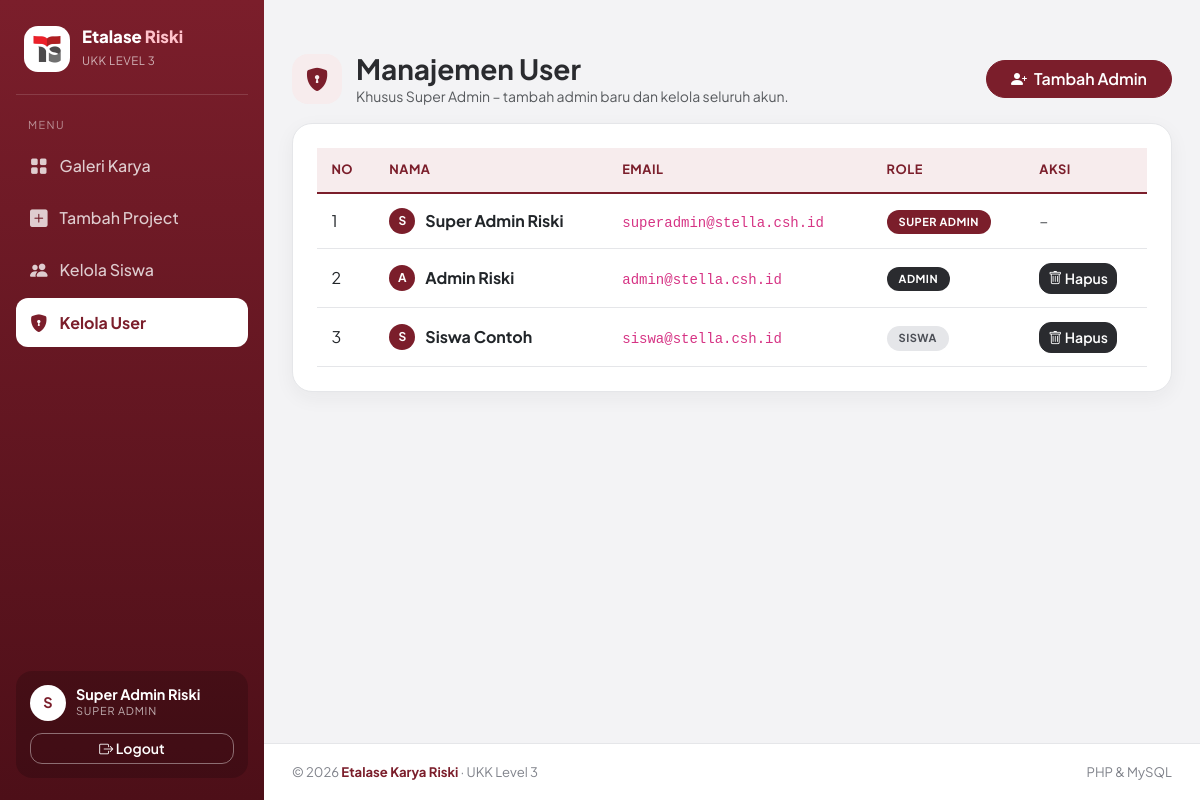
The page /admin/users.php (signed in) on the database its author committed.
### tables this page shows
CREATE TABLE IF NOT EXISTS users (
    id INT AUTO_INCREMENT PRIMARY KEY,
    nama VARCHAR(100) NOT NULL,
    email VARCHAR(100) UNIQUE NOT NULL,
    password VARCHAR(255) NOT NULL,
    role ENUM('super_admin', 'admin', 'siswa') DEFAULT 'siswa'
);

### middleware/auth_check.php (called while the page is built, shortened)
<?php
function e($value): string {
    return htmlspecialchars((string) $value, ENT_QUOTES, 'UTF-8');
}
function initial_of($name): string {
    $name = trim((string) $name);
    return $name === '' ? '?' : mb_strtoupper(mb_substr($name, 0, 1, 'UTF-8'), 'UTF-8');
}
function is_super_admin(): bool {
    return ($_SESSION['role'] ?? '') === 'super_admin';
}
function is_staff(): bool {
    return in_array($_SESSION['role'] ?? '', ['admin', 'super_admin'], true);
}

### admin/users.php (the view, shortened to what this page needs)
<?php
require_once '../config/kuis_db.php';
require_once '../middleware/auth_check.php';
$users = $pdo->query("SELECT * FROM users ORDER BY FIELD(role, 'super_admin', 'admin', 'siswa'), nama ASC")->fetchAll();
$base   = '../';
$active = 'users';
?>
<!DOCTYPE html>
<html lang="id">
<head>
    <link href="https://cdn.jsdelivr.net/npm/bootstrap@5.3.0/dist/css/bootstrap.min.css" rel="stylesheet">
    <link rel="stylesheet" href="https://cdn.jsdelivr.net/npm/bootstrap-icons@1.11.0/font/bootstrap-icons.css">
    <link rel="stylesheet" href="../assets/css/theme.css">
    <link rel="stylesheet" href="../assets/css/kelola.css">
    <link rel="stylesheet" href="../assets/css/popup.css">
</head>
<body>
<?php require __DIR__ . '/../includes/navbar.php'; ?>
<div class="container my-4">
    <div class="d-flex justify-content-between align-items-center flex-wrap gap-2 mb-3">
        <div class="page-head">
            <div class="icon-box"><i class="bi bi-shield-lock-fill"></i></div>
            <div>
                <h3 class="fw-bold mb-0">Manajemen User</h3>
                <p class="text-muted mb-0 small">Khusus Super Admin &ndash; tambah admin baru dan kelola seluruh akun.</p>
            </div>
        </div>
        <button type="button" class="btn btn-primary rounded-pill px-4" data-popup-open="popupTambahAdmin">
            <i class="bi bi-person-plus-fill me-1"></i> Tambah Admin
        </button>
    </div>
    <div class="card card-custom p-4">
        <div class="table-responsive">
            <table class="table table-hover align-middle table-custom mb-0">
                <thead>
                    <tr>
                        <th>No</th>
                        <th>Nama</th>
                        <th>Email</th>
                        <th>Role</th>
                        <th>Aksi</th>
                    </tr>
                </thead>
                <tbody>
                    <?php $no = 1; foreach ($users as $u): ?>
                    <tr>
                        <td><?= $no++ ?></td>
                        <td><div class="name-cell"><span class="avatar avatar-sm"><?= e(initial_of($u['nama'])) ?></span><b><?= e($u['nama']) ?></b></div></td>
                        <td><code><?= e($u['email']) ?></code></td>
                        <td><span class="badge-role badge-<?= e($u['role']) ?>"><?= e(str_replace('_', ' ', $u['role'])) ?></span></td>
                        <td>
                            <?php if ($u['role'] !== 'super_admin'): ?>
                                <form method="POST" onsubmit="return confirm('Hapus user ini beserta karya yang diunggah?');">
                                    <button type="submit" class="btn btn-danger btn-sm"><i class="bi bi-trash"></i> Hapus</button>
                                </form>
                            <?php else: ?>
                                <span class="text-muted">&ndash;</span>
                            <?php endif; ?>
                        </td>
                    </tr>
                    <?php endforeach; ?>
                </tbody>
            </table>
        </div>
    </div>
</div>
<?php require __DIR__ . '/../includes/footer.php'; ?>
</body>
</html>

### includes/navbar.php (shortened to what this page needs)
<?php
$base   = $base ?? '';
$active = $active ?? '';
?>
<aside class="sidebar" id="sidebar">
    <a class="side-brand" href="<?= $base ?>index.php">
        <span class="brand-mark"><img src="<?= $base ?>assets/img/logo.png" alt="Logo Telkom Schools" class="brand-logo"></span>
        <span>
            <span class="brand-title d-block">Etalase <b>Riski</b></span>
            <span class="brand-sub">UKK LEVEL 3</span>
        </span>
    </a>
    <div class="side-label">Menu</div>
    <nav class="side-menu">
        <a class="side-link <?= $active === 'galeri' ? 'active' : '' ?>" href="<?= $base ?>index.php"><i class="bi bi-grid-fill"></i> Galeri Karya</a>
        <a class="side-link" href="<?= $base ?>project_tambah.php"><i class="bi bi-plus-square-fill"></i> Tambah Project</a>
        <?php if (is_staff()): ?>
            <a class="side-link <?= $active === 'siswa' ? 'active' : '' ?>" href="<?= $base ?>admin/siswa.php"><i class="bi bi-people-fill"></i> Kelola Siswa</a>
        <?php endif; ?>
        <?php if (is_super_admin()): ?>
            <a class="side-link <?= $active === 'users' ? 'active' : '' ?>" href="<?= $base ?>admin/users.php"><i class="bi bi-shield-lock-fill"></i> Kelola User</a>
        <?php endif; ?>
    </nav>
    <div class="side-user">
        <div class="who">
            <span class="avatar"><?= e(initial_of($_SESSION['nama'] ?? '')) ?></span>
            <div>
                <div class="name"><?= e($_SESSION['nama']) ?></div>
                <div class="role"><?= e(str_replace('_', ' ', $_SESSION['role'])) ?></div>
            </div>
        </div>
        <a href="<?= $base ?>auth/logout.php" class="btn btn-logout btn-sm"><i class="bi bi-box-arrow-right"></i> Logout</a>
    </div>
</aside>
<div class="app-content">

### includes/footer.php
    <footer class="site-footer">
        <div class="container d-flex justify-content-between flex-wrap gap-2">
            <span>&copy; <?= date('Y') ?> <b>Etalase Karya Riski</b> &middot; UKK Level 3</span>
            <span>PHP &amp; MySQL</span>
        </div>
    </footer>
</div>

### assets/css/theme.css (style rules this page uses)
:root { --maroon: #7b1e2b; --maroon-dark: #4d0f18; --maroon-soft: #f7eced; --ink: #2a2b2f; --gray-700: #4b4e55; --gray-500: #80838b; --gray-300: #c9cbd0; --gray-200: #e5e6e9; --gray-100: #f3f3f5; --sidebar-w: 264px; --bs-primary: #7b1e2b; --bs-primary-rgb: 123, 30, 43; --bs-link-color: #7b1e2b; --bs-link-color-rgb: 123, 30, 43; --bs-link-hover-color: #4d0f18; --bs-link-hover-color-rgb: 77, 15, 24; --bs-body-font-family: 'Plus Jakarta Sans', system-ui, -apple-system, 'Segoe UI', Roboto, sans-serif; }
body { font-family: var(--bs-body-font-family); background: var(--gray-100); color: var(--ink); }
.sidebar { position: fixed; top: 0; left: 0; bottom: 0; width: var(--sidebar-w); background: linear-gradient(180deg, var(--maroon) 0%, var(--maroon-dark) 100%); color: #ffffff; display: flex; flex-direction: column; padding: 22px 16px; z-index: 1040; transition: transform .3s ease; }
.side-brand { display: flex; align-items: center; gap: 12px; text-decoration: none; color: #ffffff; padding: 4px 8px 22px; border-bottom: 1px solid rgba(255,255,255,.14); }
.brand-mark { width: 46px; height: 46px; background: #ffffff; border-radius: 14px; display: flex; align-items: center; justify-content: center; flex-shrink: 0; }
.brand-logo { width: 32px; height: 32px; object-fit: contain; }
.brand-title { font-weight: 800; font-size: 1.05rem; line-height: 1.15; }
.brand-title b { color: #ffc2cb; }
.brand-sub { font-size: .72rem; color: rgba(255,255,255,.65); letter-spacing: .5px; }
.side-label { font-size: .68rem; letter-spacing: 1.4px; text-transform: uppercase; color: rgba(255,255,255,.5); padding: 22px 12px 8px; }
.side-menu { display: flex; flex-direction: column; gap: 4px; }
.side-link { display: flex; align-items: center; gap: 12px; color: rgba(255,255,255,.78); text-decoration: none; padding: 11px 14px; border-radius: 12px; font-weight: 500; transition: background .2s, color .2s, transform .2s; }
.side-link i { font-size: 1.1rem; }
.side-link.active { background: #ffffff; color: var(--maroon); font-weight: 700; }
.side-user { margin-top: auto; background: rgba(0,0,0,.18); border-radius: 16px; padding: 14px; }
.side-user .who { display: flex; align-items: center; gap: 10px; margin-bottom: 12px; }
.side-user .name { font-weight: 700; font-size: .9rem; line-height: 1.2; word-break: break-word; }
.side-user .role { font-size: .68rem; letter-spacing: .8px; text-transform: uppercase; color: rgba(255,255,255,.65); }
.side-user .btn-logout { width: 100%; --bs-btn-color: #ffffff; --bs-btn-border-color: rgba(255,255,255,.4); --bs-btn-hover-bg: #ffffff; --bs-btn-hover-color: var(--maroon); --bs-btn-hover-border-color: #ffffff; }
.app-content { margin-left: var(--sidebar-w); min-height: 100vh; display: flex; flex-direction: column; }
.app-content > .container, .app-content > .page-wrap { width: 100%; max-width: 1180px; margin-left: auto; margin-right: auto; padding: 28px 28px 0; flex: 1 0 auto; }
.avatar { width: 36px; height: 36px; border-radius: 50%; background: var(--maroon); color: #fff; font-weight: 700; font-size: .9rem; display: inline-flex; align-items: center; justify-content: center; flex-shrink: 0; }
.avatar-sm { width: 26px; height: 26px; font-size: .75rem; }
.side-user .avatar { background: #ffffff; color: var(--maroon); }
.btn { border-radius: 12px; font-weight: 600; }
.btn-primary, .btn-success { --bs-btn-color: #ffffff; --bs-btn-bg: var(--maroon); --bs-btn-border-color: var(--maroon); --bs-btn-hover-color: #ffffff; --bs-btn-hover-bg: var(--maroon-dark); --bs-btn-hover-border-color: var(--maroon-dark); --bs-btn-focus-shadow-rgb: 123, 30, 43; --bs-btn-active-color: #ffffff; --bs-btn-active-bg: #3a080f; --bs-btn-active-border-color: #3a080f; --bs-btn-disabled-bg: var(--maroon); --bs-btn-disabled-border-color: var(--maroon); }
.btn-danger { --bs-btn-color: #ffffff; --bs-btn-bg: var(--ink); --bs-btn-border-color: var(--ink); --bs-btn-hover-color: #ffffff; --bs-btn-hover-bg: #111214; --bs-btn-hover-border-color: #111214; --bs-btn-active-color: #ffffff; --bs-btn-active-bg: #0a0b0c; --bs-btn-active-border-color: #0a0b0c; }
.site-footer { margin-top: 40px; padding: 18px 28px; color: var(--gray-500); font-size: .82rem; border-top: 1px solid var(--gray-200); background: #ffffff; }
.site-footer b { color: var(--maroon); }
.site-footer .container { max-width: none; padding: 0; }

### rows shown on the page
users: nama "S", nama "Super Admin Riski", email "superadmin@stella.csh.id", role "SUPER ADMIN"
users: nama "A", nama "Admin Riski", email "admin@stella.csh.id", role "ADMIN"
users: nama "S", nama "Siswa Contoh", email "siswa@stella.csh.id", role "SISWA"

### other values the page prints
initial_of($_SESSION['nama'] ?? '') "S"
$_SESSION['nama'] "Super Admin Riski"
str_replace('_', ' ', $_SESSION['role']) "SUPER ADMIN"
